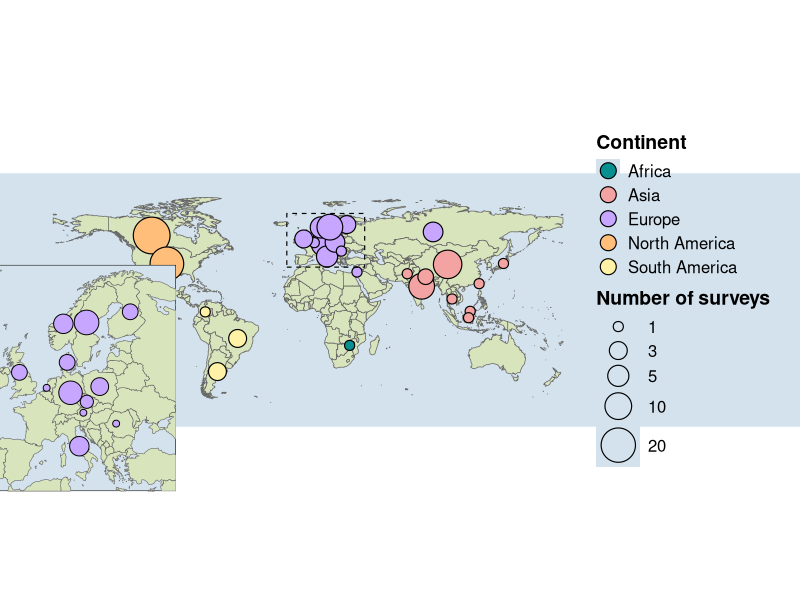
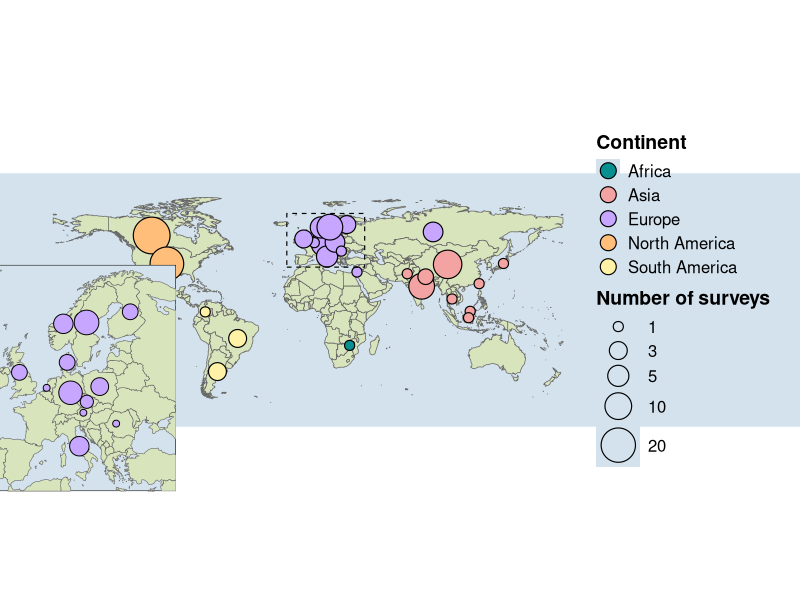

Generate these figures, in order, with R:
# ============================================================
# Figure: Global distribution of field studies
#
# Description:
# Generates a world map showing the geographical distribution
# of field surveys included in the systematic review.
#
# Data:
# Survey data are embedded directly in this script.
# Geographical boundaries are retrieved using rnaturalearth.
#
# Output:
# All_studies_map_with_inset.png
# All_studies_map_with_inset.pdf
#
# ============================================================

# Install required packages (run once)
install.packages(c(
  "tidyverse",
  "sf",
  "rnaturalearth",
  "cowplot",
  "lwgeom"
))

# =========================
# LIBRARIES
# =========================
library(tidyverse)
library(sf)
library(rnaturalearth)
library(cowplot)
library(lwgeom)

sf_use_s2(FALSE)

# =========================
# DATA
# =========================
survey_data <- tibble(
  country = c(
    "Taiwan","China","Indonesia","Pakistan","Nepal","India","Japan","Brunei","Thailand",
    "Sweden","Finland","Russia","Czechia","Austria","Poland","Denmark","Norway",
    "Romania","United Kingdom","Germany","Italy","Israel","Netherlands",
    "Canada","United States of America",
    "Argentina","Brazil","Colombia",
    "Zimbabwe"
  ),
  continent = c(
    rep("Asia",9),
    rep("Europe",14),
    rep("North America",2),
    rep("South America",3),
    "Africa"
  ),
  surveys = c(
    1,12,1,1,2,9,1,1,1,
    9,3,4,2,1,4,3,5,
    1,3,8,5,1,1,
    24,19,
    3,3,1,
    1
  )
)

# =========================
# WORLD MAP (REMOVE PROBLEM AREAS)
# =========================
world <- ne_countries(scale = "medium", returnclass = "sf") %>%
  filter(!name %in% c("Antarctica","Greenland"))

# =========================
# JOIN
# =========================
survey_map <- world %>%
  inner_join(survey_data, by = c("name" = "country"))

# =========================
# FIX MULTIPOLYGONS
# =========================
survey_geom <- survey_map %>%
  st_cast("MULTIPOLYGON")

# keep largest polygon per country
largest_geom <- survey_geom %>%
  mutate(area = st_area(geometry)) %>%
  group_by(name) %>%
  slice_max(area, n = 1) %>%
  ungroup() %>%
  select(name, geometry)

# re-attach attributes CLEANLY
survey_map_clean <- largest_geom %>%
  left_join(survey_data, by = c("name" = "country"))

# =========================
# CENTROIDS
# =========================
centroids <- st_point_on_surface(survey_map_clean)

coords <- st_coordinates(centroids)

survey_points <- survey_map_clean %>%
  st_drop_geometry() %>%
  bind_cols(as.data.frame(coords)) %>%
  rename(lon = X, lat = Y)

# =========================
# HARD FIX FOR PROBLEM COUNTRIES
# =========================
survey_points <- survey_points %>%
  mutate(
    lon = case_when(
      name == "Norway" ~ 10.0,     # mainland Norway
      name == "Japan" ~ 138.0,     # central Honshu
      TRUE ~ lon
    ),
    lat = case_when(
      name == "Norway" ~ 62.0,
      name == "Japan" ~ 37.5,
      TRUE ~ lat
    )
  )

# =========================
# LIGHT EUROPE JITTER
# =========================
set.seed(42)

survey_points <- survey_points %>%
  mutate(
    lon = ifelse(continent == "Europe", lon + rnorm(n(), 0, 0.4), lon),
    lat = ifelse(continent == "Europe", lat + rnorm(n(), 0, 0.25), lat)
  )

# =========================
# MICRO ADJUSTMENTS
# =========================
survey_points <- survey_points %>%
  mutate(
    lon = case_when(
      name == "United Kingdom" ~ lon - 1,
      name == "Italy" ~ lon + 0.8,
      TRUE ~ lon
    )
  )

# =========================
# COLORS
# =========================
continent_cols <- c(
  "Asia" = "#F4A3A3",
  "Europe" = "#C7A6FF",
  "North America" = "#FFBE7A",
  "South America" = "#FFF2A6",
  "Africa" = "#088F8F"
)

# =========================
# FINAL MAP
# =========================
map_plot <- ggplot() +
  
  theme_void() +
  
  theme(
    panel.background = element_rect(fill = "#D3E2ED", colour = NA),
    plot.background = element_rect(fill = "#D3E2ED", colour = NA),
    plot.margin = margin(10, 20, 10, 20),
    
    legend.position = "right",
    legend.title = element_text(size = 14, face = "bold"),
    legend.text = element_text(size = 12),
    legend.key = element_rect(fill = "#D3E2ED", colour = NA)
  ) +
  
  # LAND
  geom_sf(
    data = world,
    fill = "#D8E4BC",
    color = "grey40",
    linewidth = 0.25
  ) +
  
  # POINTS
  geom_point(
    data = survey_points,
    aes(x = lon, y = lat,
        size = surveys,
        fill = continent),
    shape = 21,
    colour = "black",
    stroke = 0.6
  ) +
  
  scale_fill_manual(values = continent_cols, name = "Continent") +
  
  guides(
    fill = guide_legend(
      override.aes = list(size = 5)
    ),
    size = guide_legend()
  )+
  
  scale_size_continuous(
    range = c(3, 12),
    breaks = c(1,3,5,10,20),
    name = "Number of surveys"
  ) +
  
  coord_sf(
    ylim = c(-60, 90),
    expand = FALSE
  )

# =========================
# EUROPE BOUNDING BOX (for map highlight)
# =========================
europe_bbox <- st_bbox(c(
  xmin = -15, xmax = 40,
  ymin = 35, ymax = 72
), crs = st_crs(world))

europe_box_sf <- st_as_sfc(europe_bbox)

# =========================
# CROP DATA FOR INSET
# =========================
world_europe <- st_crop(world, europe_bbox)

points_europe <- survey_points %>%
  filter(continent == "Europe")

# =========================
# EUROPE INSET (CLEAN STYLE)
# =========================
europe_inset <- ggplot() +
  
  theme_void() +
  
  theme(
    panel.background = element_rect(fill = "#D3E2ED", colour = "black", linewidth = 0.4),
    plot.background = element_rect(fill = "#D3E2ED", colour = NA)
  ) +
  
  geom_sf(
    data = world_europe,
    fill = "#D8E4BC",
    color = "grey40",
    linewidth = 0.2
  ) +
  
  geom_point(
    data = points_europe,
    aes(x = lon, y = lat,
        size = surveys,
        fill = continent),
    shape = 21,
    colour = "black",
    stroke = 0.5
  ) +
  
  scale_fill_manual(values = continent_cols) +
  scale_size(range = c(2, 8)) +
  
  coord_sf(
    xlim = c(-15, 40),
    ylim = c(35, 72),
    expand = FALSE
  ) +
  
  guides(size = "none", fill = "none")

# =========================
# ADD BOX TO MAIN MAP
# =========================
map_with_box <- map_plot +
  geom_sf(
    data = europe_box_sf,
    fill = NA,
    colour = "black",
    linewidth = 0.4,
    linetype = "dashed"
  )

# =========================
# COMBINE (LEFT-SIDE INSET)
# =========================
final_plot <- ggdraw() +
  draw_plot(map_with_box) +
  draw_plot(
    europe_inset,
    x = -0.03, 
    y = 0.16,   
    width = 0.25,
    height = 0.42
  )

final_plot

# =========================
# EXPORT FIGURE
# =========================

ggsave(
  filename = "All_studies_map_with_inset.png",
  plot = final_plot,
  width = 12,
  height = 6,
  units = "in",
  dpi = 300,
  bg = "#D3E2ED"
)
